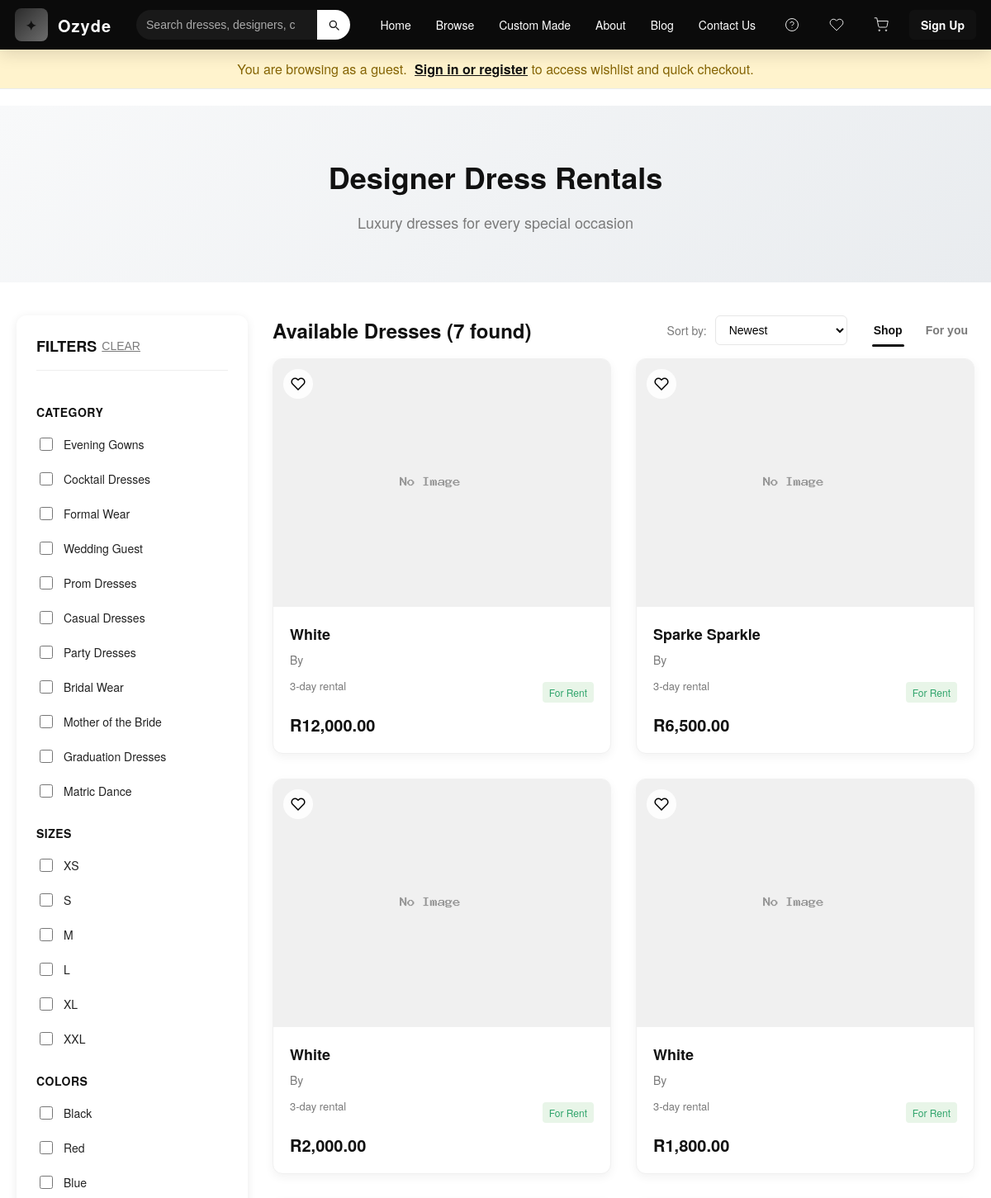
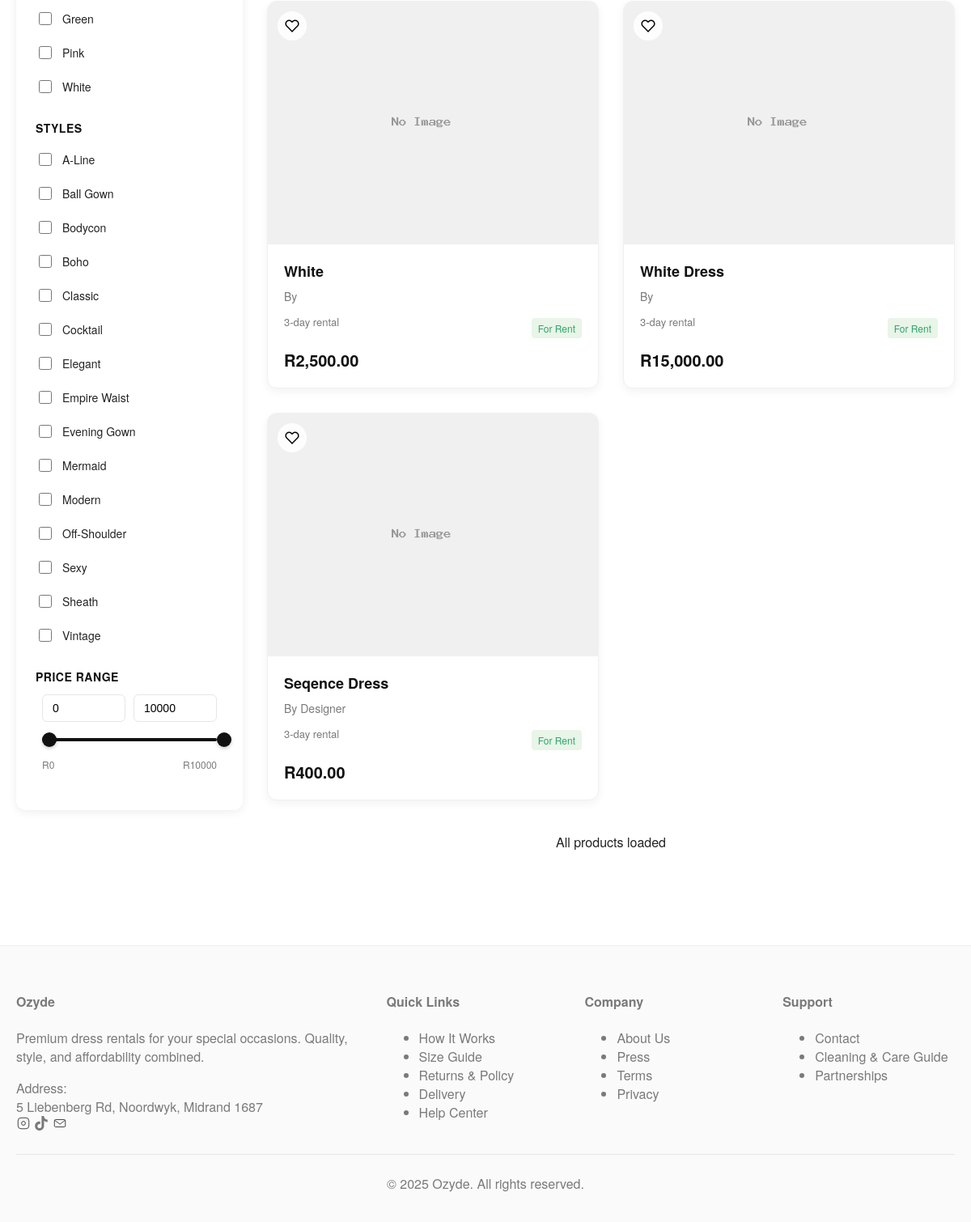
The app's page /catalog_guest.php with its own data (2 pictures, top to bottom).
### tables this page shows
CREATE TABLE `categories` (
  `category_id` int(11) NOT NULL,
  `category_name` varchar(100) NOT NULL
);

CREATE TABLE `products` (
  `product_id` int(11) NOT NULL,
  `category_id` int(11) DEFAULT NULL,
  `name` varchar(150) NOT NULL,
  `brand` varchar(100) DEFAULT NULL,
  `description` text DEFAULT NULL,
  `size` varchar(20) DEFAULT NULL,
  `color` varchar(50) DEFAULT NULL,
  `price` decimal(10,2) NOT NULL,
  `rental_price` decimal(10,2) DEFAULT NULL,
  `rental_duration` int(11) DEFAULT 3,
  `security_deposit` decimal(10,2) DEFAULT NULL,
  `image` varchar(255) DEFAULT NULL,
  `video_url` varchar(255) DEFAULT NULL,
  `stock` int(11) DEFAULT 0,
  `is_rental` tinyint(1) DEFAULT 0,
  `is_active` tinyint(1) DEFAULT 1,
  `created_at` timestamp NOT NULL DEFAULT current_timestamp(),
  `updated_at` timestamp NOT NULL DEFAULT current_timestamp() ON UPDATE current_timestamp()
);

### catalog_guest.php (the view, shortened to what the rows shown need)
<?php
$db_host = 'localhost';
$db_user = 'root';
$db_pass = '';
$db_name = 'ozyde';
$mysqli = new mysqli($db_host, $db_user, $db_pass, $db_name);
$mysqli->set_charset('utf8mb4');
$category_filter = isset($_GET['category']) ? (array)$_GET['category'] : [];
$sort_by = isset($_GET['sort']) ? $_GET['sort'] : 'newest';
$limit = isset($_GET['limit']) ? (int)$_GET['limit'] : 20;
$search_query = isset($_GET['search']) ? trim($_GET['search']) : '';
$view_mode = isset($_GET['view']) ? $_GET['view'] : 'shop';
$debug_mode = false;
$categories = [];
$cat_query = "SELECT category_id, category_name FROM categories";
if ($cat_result = $mysqli->query($cat_query)) {
    while ($row = $cat_result->fetch_assoc()) {
        $categories[] = $row;
    }
}
if ($debug_mode) {
    $query = "SELECT DISTINCT p.product_id, p.category_id, p.name, p.brand, p.description, p.size, p.color, p.price, p.rental_price, p.image, p.video_url, p.stock, p.is_rental, p.created_at FROM products p WHERE 1=1";
} else {
    $query = "SELECT DISTINCT p.product_id, p.category_id, p.name, p.brand, p.description, p.size, p.color, p.price, p.rental_price, p.image, p.video_url, p.stock, p.is_rental, p.created_at FROM products p WHERE p.is_rental = 1 AND p.stock > 0";
}
$params = [];
$types = "";
if ($sort_by === 'price-low') {
    $query .= " ORDER BY COALESCE(p.rental_price, 0) ASC";
} elseif ($sort_by === 'price-high') {
    $query .= " ORDER BY COALESCE(p.rental_price, 0) DESC";
} elseif ($sort_by === 'popular') {
    $query .= " ORDER BY p.stock DESC";
} else {
    $query .= " ORDER BY p.created_at DESC";
}
$query .= " LIMIT ?";
$params[] = $limit;
$types .= "i";
$products = [];
if ($stmt = $mysqli->prepare($query)) {
    if (!empty($params)) {
        $stmt->bind_param($types, ...$params);
    }
    if ($stmt->execute()) {
        $res = $stmt->get_result();
        while ($row = $res->fetch_assoc()) {
            $products[] = $row;
        }
    }
}
function esc($s) {
    return htmlspecialchars((string)$s, ENT_QUOTES | ENT_SUBSTITUTE, 'UTF-8');
}
function getImagePath($image_path) {
    if (empty($image_path)) {
        return 'images/placeholder.png';
    }
    $possible_paths = [
        $image_path,
        'uploads/' . basename($image_path),
        'gallery/' . basename($image_path),
        'images/' . basename($image_path),
        '../' . $image_path,
        '../uploads/' . basename($image_path),
        '../gallery/' . basename($image_path)
    ];
    return 'images/placeholder.png';
}
?>
<!DOCTYPE html>
<html lang="en">
<head>
</head>
<body>
    <main class="main-content">
        <section class="hero">
            <div class="container">
                <div class="hero-content">
                    <h1>Designer Dress Rentals</h1>
                </div>
            </div>
        </section>
        <div class="container">
            <div class="filters-container">
                <aside class="filter-sidebar" id="filterSidebar">
                    <form method="GET" id="filterForm">
                        <div class="filter-section">
                            <div class="filter-options">
                                <?php foreach ($categories as $cat): ?>
                                <div class="filter-option">
                                    <input type="checkbox" id="cat-<?php echo $cat['category_id']; ?>" name="category[]" value="<?php echo $cat['category_id']; ?>" <?php echo in_array($cat['category_id'], $category_filter) ? 'checked' : ''; ?>>
                                    <label for="cat-<?php echo $cat['category_id']; ?>"><?php echo esc($cat['category_name']); ?></label>
                                </div>
                                <?php endforeach; ?>
                            </div>
                        </div>
                    </form>
                </aside>
                <section class="products-section">
                    <div class="section-header">
                        <h2>
                            <?php if ($view_mode === 'for-you'): ?>
                                Recommended For You
                            <?php elseif (!empty($search_query)): ?>
                                Search Results for "<?php echo esc($search_query); ?>"
                            <?php else: ?>
                                Available Dresses (<?php echo count($products); ?> found)
                            <?php endif; ?>
                        </h2>
                    </div>
                    <div class="products-grid" id="productsGrid">
                        <?php if (empty($products)): ?>
                            <div style="grid-column:1/-1; background:#fff;border:1px solid #f1f1f1;padding:20px;border-radius:8px;text-align:center;">
                                <?php if ($view_mode === 'for-you'): ?>
                                    No personalized recommendations found.
                                    <div style="margin-top:10px;">
                                        <a href="register.html" class="btn btn-primary" style="padding:10px 20px;background:var(--accent);color:white;border-radius:4px;">Create Account for Recommendations</a>
                                    </div>
                                <?php else: ?>
                                    No products found matching your filters.
                                    <div style="margin-top:10px;">
                                        <a href="catalog_guest.php" class="btn btn-primary" style="padding:10px 20px;background:var(--accent);color:white;border-radius:4px;">Clear All Filters</a>
                                    </div>
                                <?php endif; ?>
                            </div>
                        <?php else: ?>
                            <?php foreach ($products as $p):
                                $pid = (int)$p['product_id'];
                                $title = esc($p['name'] ?? 'Untitled');
                                $brand = esc($p['brand'] ?? 'Designer');
                                $price = is_numeric($p['rental_price']) && $p['rental_price'] > 0 ? number_format((float)$p['rental_price'], 2) : (is_numeric($p['price']) && $p['price'] > 0 ? number_format((float)$p['price'], 2) : '0.00');
                                $img = getImagePath($p['image']);
                                $is_rental = isset($p['is_rental']) ? (bool)$p['is_rental'] : false;
                                $status_class = 'status-rental';
                                $status_text = 'For Rent';
                            ?>
                            <a href="productdetail.php?product_id=<?php echo $pid; ?>" class="product-link" style="text-decoration:none;">
                                <div class="product-card" data-id="<?php echo $pid; ?>">
                                    <div class="product-image">
                                        <img src="<?php echo $img; ?>" alt="<?php echo $title; ?>" onerror="this.onerror=null;this.src='images/placeholder.png'">
                                        <button class="wishlist-btn" data-product-id="<?php echo $pid; ?>" aria-label="Add to wishlist" id="wishlistBtnProduct">
                                            <svg viewBox="0 0 24 24" fill="none" stroke="currentColor" stroke-width="2" width="18" height="18">
                                                <path d="M20.84 4.61a5.5 5.5 0 0 0-7.78 0L12 5.67l-1.06-1.06a5.5 5.5 0 0 0-7.78 7.78l1.06 1.06L12 21.23l7.78-7.78 1.06-1.06a5.5 5.5 0 0 0 0-7.78z"></path>
                                            </svg>
                                        </button>
                                    </div>
                                    <div class="product-info">
                                        <h3 class="product-title"><?php echo $title; ?></h3>
                                        <p class="product-designer">By <?php echo $brand; ?></p>
                                        <div class="product-details">
                                            <span class="rental-period"><?php echo $is_rental ? '3-day rental' : 'For Sale'; ?></span>
                                            <span class="product-status <?php echo $status_class; ?>"><?php echo $status_text; ?></span>
                                        </div>
                                        <div class="product-price">R<?php echo $price; ?></div>
                                    </div>
                                </div>
                            </a>
                            <?php endforeach; ?>
                        <?php endif; ?>
                    </div>
                </section>
            </div>
        </div>
    </main>
</body>
</html>

### records on screen
categories: category_name "Evening Gowns"
categories: category_name "Cocktail Dresses"
categories: category_name "Formal Wear"
categories: category_name "Wedding Guest"
categories: category_name "Prom Dresses"
categories: category_name "Casual Dresses"
categories: category_name "Party Dresses"
categories: category_name "Bridal Wear"
categories: category_name "Mother of the Bride"
categories: category_name "Graduation Dresses"
categories: category_name "Matric Dance"
products: name "White", is_rental "3-day rental", status_text "For Rent", rental_price "12,000.00"
products: name "Sparke Sparkle", is_rental "3-day rental", status_text "For Rent", rental_price "6,500.00"
products: name "White", is_rental "3-day rental", status_text "For Rent", rental_price "2,000.00"
products: name "White", is_rental "3-day rental", status_text "For Rent", rental_price "1,800.00"
products: name "White", is_rental "3-day rental", status_text "For Rent", rental_price "2,500.00"
products: name "White Dress", is_rental "3-day rental", status_text "For Rent", rental_price "15,000.00"
products: name "Seqence Dress", brand "Designer", is_rental "3-day rental", status_text "For Rent", rental_price "400.00"

### other values on screen
$style['style_name'] "A-Line"
$style['style_name'] "Ball Gown"
$style['style_name'] "Bodycon"
$style['style_name'] "Boho"
$style['style_name'] "Classic"
$style['style_name'] "Cocktail"
$style['style_name'] "Elegant"
$style['style_name'] "Empire Waist"
$style['style_name'] "Evening Gown"
$style['style_name'] "Mermaid"
$style['style_name'] "Modern"
$style['style_name'] "Off-Shoulder"
$style['style_name'] "Sexy"
$style['style_name'] "Sheath"
$style['style_name'] "Vintage"
